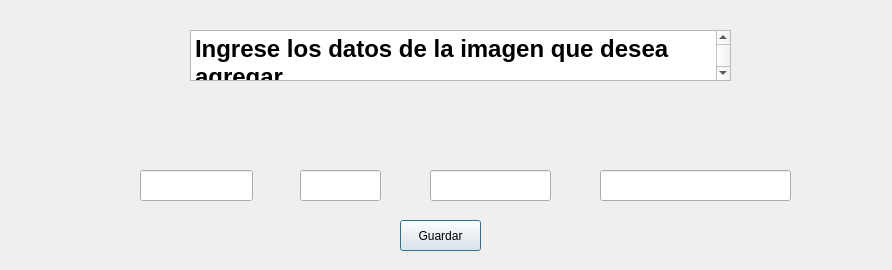
<?xml version="1.0" encoding="UTF-8"?>
<ui version="4.0">
 <class>ingresoMetadata</class>
 <widget class="QDialog" name="ingresoMetadata">
  <property name="geometry">
   <rect>
    <x>0</x>
    <y>0</y>
    <width>892</width>
    <height>270</height>
   </rect>
  </property>
  <property name="windowTitle">
   <string>Ingreso Metadata</string>
  </property>
  <widget class="QTextEdit" name="textEdit">
   <property name="geometry">
    <rect>
     <x>190</x>
     <y>30</y>
     <width>541</width>
     <height>51</height>
    </rect>
   </property>
   <property name="html">
    <string>&lt;!DOCTYPE HTML PUBLIC &quot;-//W3C//DTD HTML 4.0//EN&quot; &quot;http://www.w3.org/TR/REC-html40/strict.dtd&quot;&gt;
&lt;html&gt;&lt;head&gt;&lt;meta name=&quot;qrichtext&quot; content=&quot;1&quot; /&gt;&lt;style type=&quot;text/css&quot;&gt;
p, li { white-space: pre-wrap; }
&lt;/style&gt;&lt;/head&gt;&lt;body style=&quot; font-family:'Cantarell'; font-size:11pt; font-weight:400; font-style:normal;&quot;&gt;
&lt;p style=&quot; margin-top:0px; margin-bottom:0px; margin-left:0px; margin-right:0px; -qt-block-indent:0; text-indent:0px;&quot;&gt;&lt;span style=&quot; font-size:18pt; font-weight:600;&quot;&gt;Ingrese los datos de la imagen que desea agregar&lt;/span&gt;&lt;/p&gt;&lt;/body&gt;&lt;/html&gt;</string>
   </property>
  </widget>
  <widget class="QLabel" name="label">
   <property name="geometry">
    <rect>
     <x>146</x>
     <y>100</y>
     <width>701</width>
     <height>71</height>
    </rect>
   </property>
   <property name="styleSheet">
    <string notr="true">border-image: url(:/titulos.png);</string>
   </property>
   <property name="text">
    <string/>
   </property>
  </widget>
  <widget class="QLineEdit" name="nameEdit">
   <property name="geometry">
    <rect>
     <x>140</x>
     <y>170</y>
     <width>113</width>
     <height>31</height>
    </rect>
   </property>
  </widget>
  <widget class="QLineEdit" name="yearEdit">
   <property name="geometry">
    <rect>
     <x>300</x>
     <y>170</y>
     <width>81</width>
     <height>31</height>
    </rect>
   </property>
  </widget>
  <widget class="QLineEdit" name="authorEdit">
   <property name="geometry">
    <rect>
     <x>430</x>
     <y>170</y>
     <width>121</width>
     <height>31</height>
    </rect>
   </property>
  </widget>
  <widget class="QLineEdit" name="descripEdit">
   <property name="geometry">
    <rect>
     <x>600</x>
     <y>170</y>
     <width>191</width>
     <height>31</height>
    </rect>
   </property>
  </widget>
  <widget class="QPushButton" name="guardarButton">
   <property name="geometry">
    <rect>
     <x>400</x>
     <y>220</y>
     <width>81</width>
     <height>31</height>
    </rect>
   </property>
   <property name="text">
    <string>Guardar</string>
   </property>
  </widget>
 </widget>
 <resources/>
 <connections/>
</ui>
